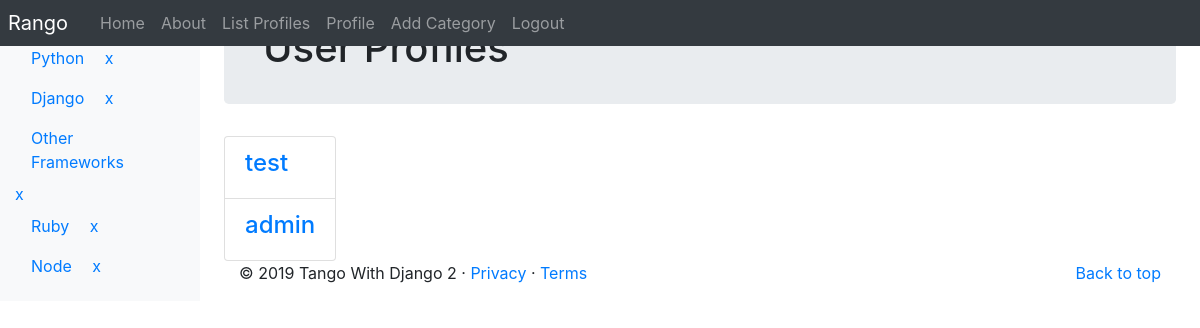
The app's page /rango/profiles/ (signed in), older data.
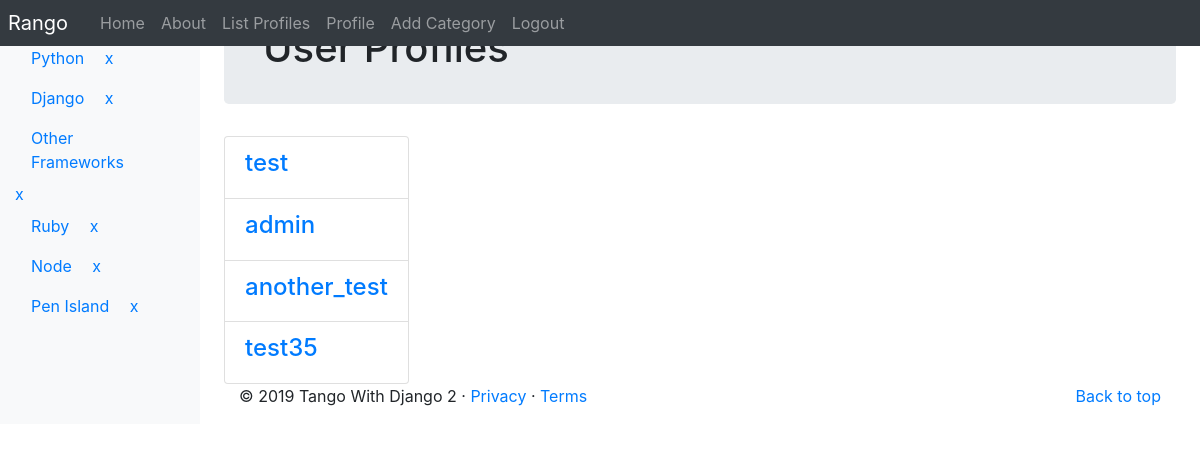
The same page, newer data.
### rango/models.py (models this page shows, shortened)
class Category(models.Model):
    name = models.CharField(max_length=128, unique=True)
    views = models.IntegerField(default=0)
    likes = models.IntegerField(default=0)
    slug = models.SlugField()
    class Meta:
        verbose_name_plural = 'Categories'

class UserProfile(models.Model):
    user = models.OneToOneField(User, on_delete=models.CASCADE)
    website = models.URLField(blank=True)
    picture = models.ImageField(upload_to='profile_images', blank=True)

### rango/views.py (the view)
# urls.py: path('profiles/', views.list_profiles, name='list_profiles'),
@login_required
def list_profiles(request):
    userprofile_list = UserProfile.objects.all()
    return render(request, 'rango/list_profiles.html',
        {'userprofile_list' : userprofile_list})

### rango/templatetags/rango_template_tags.py (called while the page is built)
@register.inclusion_tag('rango/cats.html')
def get_category_list(cat=None):
    return {'cats': Category.objects.all(),
            'act_cat': cat}

### templates/rango/list_profiles.html (shortened to what this page needs)
	{% extends 'rango/base.html' %}
	{% load staticfiles %}
	{% block body_block %}
	<div class="jumbotron p-4">
		<div class="container">
	 		<h1 class="jumbotron-heading">User Profiles</h1>
        </div>
    </div>
    <div class="container">
    	<div class="row">
	    {% if userprofile_list %}
	    <div class="panel-heading">
	        <div class="panel-body">
	            <div class="list-group">
	                {% for listuser in userprofile_list %}
	                <div class="list-group-item">
	                    <h4 class="list-group-item-heading">
	                        <a href="{% url 'rango:profile' listuser.user.username %}">
	                            {{ listuser.user.username }}</a>
	                    </h4>
	                </div>
	                {% endfor %}
	            </div>
	        </div>
	    </div>
	    {% else %}
	        <p>There are no users for the site.</p>
	    {% endif %}
	</div>
    </div>
	{% endblock %}

### templates/rango/cats.html (shortened to what this page needs)
<ul class="nav flex-column pt-6">
    {% if cats %}
    {% for c in cats %}
    {% if c == act_cat %}
    <li class="nav-item">
        <a class="nav-link active" href="{% url 'rango:show_category' c.slug %}">
            <span data-feather="archive"></span>
            {{ c.name }}</a>
    </li>
    {% else  %}
    <li class="nav-item">
        <a class="nav-link" style="display: inline-block;" href="{% url 'rango:show_category' c.slug %}">
            {{ c.name }}</a>
        <a href="{% url 'rango:delete_cat' c.id %}">x</a>
    </li>
    {% endif %}
    {% endfor %}
    {% else %}
    <li class="nav-item">No Categories Yet!</li>
    {% endif %}
</ul>

Row changes from the older to the newer data that the page shows:
added Category: name "Pen Island"
added UserProfile: user.username "another_test"
added UserProfile: user.username "test35"
